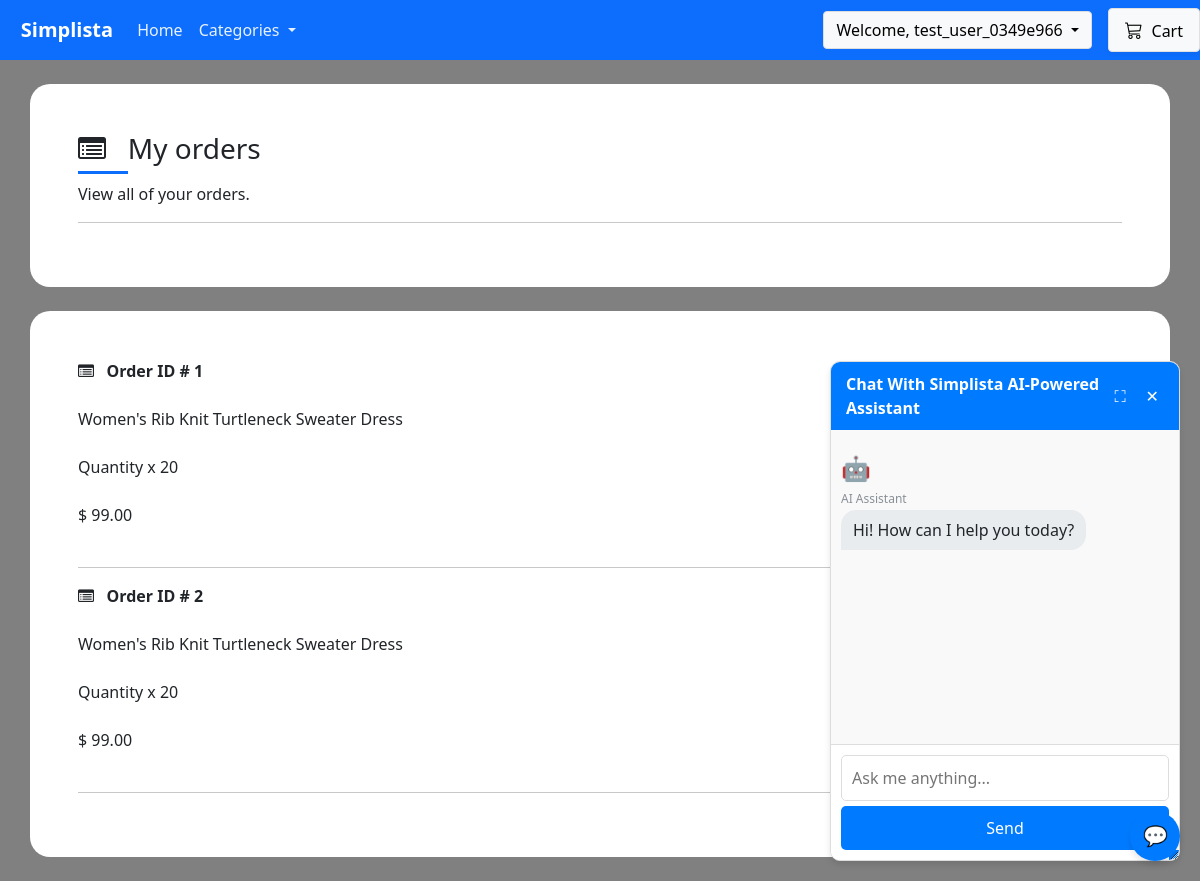
/account/track-orders (signed in), run on the app's committed database.
### payment/models.py (models this page shows, shortened)
class OrderItem(models.Model):
    order = models.ForeignKey(Order, on_delete=models.CASCADE, null=True)
    product = models.ForeignKey(Product, on_delete=models.CASCADE, null=True)
    quantity = models.PositiveBigIntegerField(default=1)
    price = models.DecimalField(max_digits=8, decimal_places=2)
    user = models.ForeignKey(User, on_delete=models.CASCADE, null=True, blank=True)

### store/models.py (models this page shows, shortened)
class Product(models.Model):
    category = models.ForeignKey(Category, related_name='product', on_delete=models.CASCADE, null=True)
    title = models.CharField(max_length=250)
    brand = models.CharField(max_length=250, default='un-branded')
    description = models.TextField(blank=True)
    slug = models.SlugField(max_length=255)
    price = models.DecimalField(max_digits=6, decimal_places=2)
    image = models.ImageField(upload_to='images/')
    class Meta:
        verbose_name_plural = 'products'
    def __str__(self):
        return self.title

### account/views.py (the view)
# urls.py: path('track-orders', views.track_orders, name='track-orders'),
@login_required(login_url='my-login')
def track_orders(request):
    try:
        orders = OrderItem.objects.filter(user=request.user)
        context = {'orders':orders}
        return render(request, 'account/track-orders.html', context=context)
    except:
        return render(request, 'account/track-orders.html')

### cart/cart.py (called while the page is built)
    def __len__(self):
        return sum(item['qty'] for item in self.cart.values())

### cart/context_processors.py (called while the page is built)
def cart(request):
    return {'cart': Cart(request)}

### store/context_processors.py (called while the page is built)
def categories(request):
    return {
        'categories': Category.objects.all()
    }

### store/models.py (called while the page is built)
    def get_absolute_url(self):
        return reverse('list-category', args=[self.slug])

### account/templates/account/track-orders.html (shortened to what this page needs)
{% include "store/base.html" %}
{% load static %}
{% load crispy_forms_tags %}
{% block content %}
    <div class="container bg-white shadow-md p-5 form-layout ">
        <h3> <i class="fa fa-list-alt" aria-hidden="true"></i> &nbsp; My orders </h3>
        <p> View all of your orders. </p>
        <hr>
    </div>
    <div class="container bg-white shadow-md p-5 form-layout ">
        {% for order in orders %}
            <strong> <i class="fa fa-list-alt" aria-hidden="true"></i> &nbsp;  Order ID # {{order.id}} </strong>
            <br> <br>
            {{order.product}}
            <br> <br>
            Quantity x {{order.quantity}}
            <br> <br>
            $ {{order.price}}
            <br> <br>
            <hr>
        {% endfor %}
    </div>
{% endblock %}

### store/templates/store/base.html (shortened to what this page needs)
{% load static %}
<!DOCTYPE html>
<html>
<head>
    <link rel="stylesheet" href="https://bootswatch.com/5/flatly/bootstrap.min.css" />
    <link rel="stylesheet" href="https://cdnjs.cloudflare.com/ajax/libs/font-awesome/4.7.0/css/font-awesome.min.css" />
    <link rel="stylesheet" href="{% static 'css/styles.css' %}" />
    <link rel="stylesheet" href="{% static 'css/chatbot.css' %}">
    <link href="https://cdn.jsdelivr.net/npm/bootstrap@5.0.2/dist/css/bootstrap.min.css" rel="stylesheet">
    <link rel="stylesheet" href="https://cdn.jsdelivr.net/npm/bootstrap-icons@1.11.3/font/bootstrap-icons.min.css">
    <link rel="stylesheet" href="{% static 'css/cart.css' %}">
    <link href="https://cdn.jsdelivr.net/npm/bootstrap-icons@1.5.0/font/bootstrap-icons.css" rel="stylesheet" />
    <link href="https://cdn.jsdelivr.net/npm/bootstrap@5.0.2/dist/css/bootstrap.min.css" rel="stylesheet">
</head>
<nav class="navbar navbar-expand-lg bg-primary justify-content-center">
    <a class="navbar-brand main-heading text-white" href="{% url 'store' %}">
        &nbsp; &nbsp; Simplista
    </a>
    <div class="collapse navbar-collapse" id="navbarSupportedContent">
        <ul class="navbar-nav me-auto mb-2 mb-lg-0">
            <li class="nav-item">
                <a class="nav-link text-white" href="{% url 'store' %}">Home</a>
            </li>
            <li class="nav-item dropdown">
                <a class="nav-link dropdown-toggle text-white" href="#" id="categoriesDropdown" role="button" data-bs-toggle="dropdown" aria-expanded="false">
                    Categories
                </a>
            </li>
        </ul>
        <div class="d-flex align-items-center">
            {% if user.is_authenticated %}
                <div class="dropdown me-3">
                    <button class="btn btn-light dropdown-toggle" type="button" id="userDropdown" data-bs-toggle="dropdown" aria-expanded="false">
                        Welcome, {{ user.username }}
                    </button>
                </div>
                <a href="{% url 'cart-summary' %}" class="btn btn-light position-relative">
                    <i class="bi bi-cart3"></i> Cart
                </a>
            {% endif %}
        </div>
    </div>
</nav>
<body>
    <div id="chatbot-container" class="chatbot-container">
        <div id="chatbot-header" class="chatbot-header">
            <span>Chat With Simplista AI-Powered Assistant</span>
            <div class="controls">
                <button onclick="toggleExpand()" title="Expand/Collapse">⛶</button>
                <button onclick="toggleChatbot()" title="Close">✕</button>
            </div>
        </div>
        <div id="chatbot-messages" class="chatbot-messages">
            <div class="message bot-message">
                <div class="message-avatar">🤖</div>
                <div class="message-username">AI Assistant</div>
                <div class="message-content">Hi! How can I help you today?</div>
            </div>
        </div>
        <div class="chatbot-input-container">
            <input id="chatbot-input" class="chatbot-input" type="text" placeholder="Ask me anything..." onkeypress="handleKeyPress(event)">
            <button onclick="sendMessage()" class="chatbot-send">Send</button>
        </div>
        <div class="resize-handle" id="resize-handle"></div>
    </div>
    <button onclick="toggleChatbot()" class="chatbot-toggle">💬</button>
</body>
</html>

### static/css/styles.css (style rules this page uses)
.form-layout { border-radius: 20px; width: 500px; }
.btn-light.dropdown-toggle { background-color: #f8f9fa; border-color: #ddd; }
.nav-item .nav-link { color: rgba(255, 255, 255, 0.85); transition: color 0.15s ease-in-out; }
.navbar-brand { font-weight: 600; color: #ffffff; }
.nav-link.text-white { color: rgba(255, 255, 255, 0.9) !important; font-weight: 500; transition: color 0.2s ease-in-out; padding: 0.5rem 1rem; }
h3 { font-weight: 600; margin-bottom: 1.5rem; position: relative; padding-bottom: 0.5rem; }
h3::after { content: ''; position: absolute; left: 0; bottom: 0; width: 50px; height: 3px; background-color: #0d6efd; }

### static/css/chatbot.css (style rules this page uses)
.chatbot-container { position: fixed; bottom: 20px; right: 20px; width: 350px; min-width: 350px; max-width: 50vw; height: 500px; min-height: 500px; max-height: 80vh; display: none; background: #fff; border: 1px solid #ddd; box-shadow: 0px 4px 6px rgba(0, 0, 0, 0.1); border-radius: 10px; overflow: hidden; z-index: 1000; resize: both; transition: width 0.3s ease, height 0.3s ease; display: flex; flex-direction: column; }
.chatbot-header { background: #007bff; color: white; padding: 10px 15px; display: flex; justify-content: space-between; align-items: center; font-weight: bold; cursor: move; user-select: none; flex: 0 0 auto; }
.chatbot-header .controls { display: flex; gap: 10px; align-items: center; }
.chatbot-header button { background: none; border: none; color: white; font-size: 16px; cursor: pointer; padding: 0 5px; }
.chatbot-messages { flex: 1 1 auto; overflow-y: auto; padding: 10px; background: #f9f9f9; display: flex; flex-direction: column; }
.message { margin: 10px 0; max-width: 80%; clear: both; display: flex; flex-direction: column; position: relative; }
.message-content { padding: 8px 12px; border-radius: 15px; position: relative; word-wrap: break-word; }
.bot-message { align-items: flex-start; float: left; margin-right: 20%; }
.bot-message .message-content { background: #e9ecef; color: #212529; border-radius: 15px 15px 15px 0; }
.message-avatar { font-size: 24px; margin-bottom: 4px; }
.message-username { font-size: 12px; margin-bottom: 2px; opacity: 0.8; }
.bot-message .message-username { color: #6c757d; }
.chatbot-input-container { flex: 0 0 auto; background: #fff; border-top: 1px solid #ddd; padding: 10px; display: flex; flex-direction: column; }
.chatbot-input { width: 100%; padding: 10px; border: 1px solid #ddd; border-radius: 5px; margin-bottom: 5px; outline: none; }
.chatbot-send { width: 100%; background: #007bff; color: white; border: none; padding: 10px; border-radius: 5px; cursor: pointer; transition: background-color 0.2s; }
.chatbot-toggle { position: fixed; bottom: 20px; right: 20px; background: #007bff; color: white; border: none; border-radius: 50%; width: 50px; height: 50px; font-size: 20px; text-align: center; box-shadow: 0px 4px 6px rgba(0, 0, 0, 0.1); cursor: pointer; z-index: 1000; }
.resize-handle { position: absolute; width: 10px; height: 10px; background-color: #007bff; right: 0; bottom: 0; cursor: se-resize; border-radius: 0 0 10px 0; }

### static/css/cart.css (style rules this page uses)
.btn-light.position-relative { border: 1px solid #e0e0e0; padding: 0.5rem 1rem; transition: all 0.3s ease; box-shadow: 0 2px 4px rgba(0,0,0,0.05); }
.btn-light.position-relative i { font-size: 1.1em; margin-right: 0.3rem; }

### account/templates/account/track-orders.html (style rules this page uses)
body { background-color: gray; }

### data on the page
OrderItem: id "1", product "Women's Rib Knit Turtleneck Sweater Dress", quantity "20", price "99.00"
OrderItem: id "2", product "Women's Rib Knit Turtleneck Sweater Dress", quantity "20", price "99.00"

### other printed values
{{ user.username }} "test_user_0349e966"
